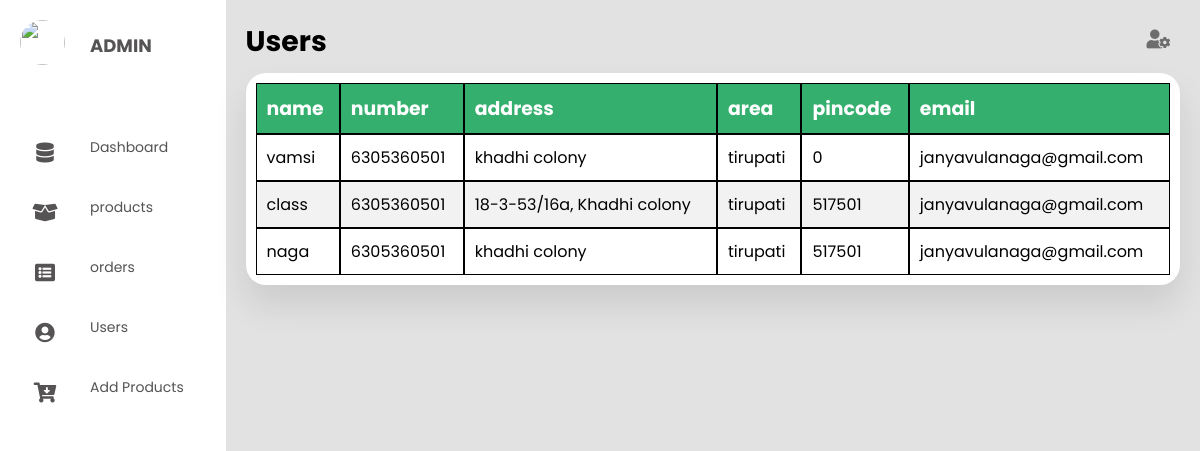
/admin/admin_orders.php, run on the app's committed database.
### tables this page shows
CREATE TABLE `details` (
  `name` varchar(30) NOT NULL,
  `address` varchar(30) NOT NULL,
  `email` varchar(30) NOT NULL,
  `area` varchar(30) NOT NULL,
  `pincode` int(6) NOT NULL,
  `number` bigint(10) NOT NULL,
  `dob` date DEFAULT NULL
);

### admin/admin_orders.php (the view, shortened to what this page needs)
<?php
$servername = "localhost";
$username = "root";
$password = "";
$dbname = "bhumi";
$conn = mysqli_connect($servername, $username, $password, $dbname);
$sql = "SELECT * FROM details";
$result = mysqli_query($conn, $sql);
echo ' <span style="font-family: verdana, geneva, sans-serif;"><!DOCTYPE html>
    <html lang="en">
    <head>
      <meta charset="UTF-8" />
      <link rel="stylesheet" href="orders_list.css">
      <title>Users</title>
      <link rel="stylesheet" href="admin.css" />
      <link rel="stylesheet" href="https://cdnjs.cloudflare.com/ajax/libs/font-awesome/5.15.4/css/all.min.css"/>
    </head>
    <body>
      <div class="container">
        <nav>
        <ul>
        <li><a href="#" class="logo">
          <img src="https://i.imgur.com/oRhEAUj.jpg">
          <span class="nav-item">Admin</span>
        </a></li>
        <li><a href="admin.php">
          <i class="fas fa-database"></i>
          <span class="nav-item">Dashboard</span>
        </a></li>
        <li><a href="admin_products.php">
          <i class="fas fa-box-open"></i>
          <span class="nav-item">products</span>
        </a></li>
        <li><a href="orders_list.php">
          <i class="fas fa-list-alt"></i>
          <span class="nav-item">orders</span>
        </a></li>
        <li><a href="admin_users.php">
          <i class="fas fa-user-circle"></i>
          <span class="nav-item">Users</span>
        </a></li>
        <li><a href="upload.php">
          <i class="fas fa-cart-arrow-down"></i>
          <span class="nav-item">Add Products</span>
        </a></li>
      </ul>
        </nav>
        <section class="main">
          <div class="main-top">
            <h1>Users</h1>
            <i class="fas fa-user-cog"></i>
          </div>
          <div class="users">';
          echo '<table border="1" cellpadding="10" cellspacing="0">';
echo '<thead>';
echo '<tr>';
echo '<th>name</th>';
echo '<th>number</th>';
echo '<th>address</th>';
echo '<th>area</th>';
echo '<th>pincode</th>';
echo '<th>email</th>';
echo '</tr>';
echo '</thead>';
echo '<tbody>';
if (mysqli_num_rows($result) >  0) {
    while($row = mysqli_fetch_assoc($result)) {
        echo '<tr>';
        echo '<td>' . $row["name"] . '</td>';
        echo '<td>' . $row["number"] . '</td>';
        echo '<td>' . $row["address"] . '</td>';
        echo '<td>' . $row["area"] . '</td>';
        echo '<td>' . $row["pincode"] . '</td>';
        echo '<td>' . $row["email"] . '</td>';
        echo '</tr>';
    }
} else {
    echo '<tr><td colspan="5">No results found.</td></tr>';
}
echo "</div>";
echo '</body>';
echo '</body>';
echo '</html>';
?>

### admin/orders_list.css (style rules this page uses)
body { font-family: Arial, sans-serif; background-color: #f0f0f0; margin: 0; padding: 0; }
.main table { width: 100%; padding: 10px; margin-top: 10px; background: #fff; border-radius: 20px; box-shadow: 0 20px 35px rgba(0, 0, 0, 0.1); }
th { background-color: #34AF6D; color: white; font-weight: bold; font-size: 0.5cm; border: 1px solid black; padding: 10px; text-align: left; }
tr:nth-child(even) { background-color: #f2f2f2; }
tr:nth-child(odd) { background-color: #ffffff; }
td { border: 1px solid black; padding: 10px; text-align: justify; }

### admin/admin.css (style rules this page uses)
* { margin: 0; padding: 0; outline: none; border: none; text-decoration: none; box-sizing: border-box; font-family: "Poppins", sans-serif; }
body { background: rgb(226, 226, 226); }
nav { position: sticky; top: 0; bottom: 0; height: 100vh; left: 0; width: 90px; background: #fff; overflow: hidden; transition: 1s; }
.logo { text-align: center; display: flex; margin: 10px 0 0 10px; padding-bottom: 3rem; }
.logo img { width: 45px; height: 45px; border-radius: 50%; }
.logo span { font-weight: bold; padding-left: 15px; font-size: 18px; text-transform: uppercase; }
a { position: relative; width: 280px; font-size: 14px; color: rgb(85, 83, 83); display: table; padding: 10px; }
nav .fas { position: relative; width: 70px; height: 40px; top: 20px; font-size: 20px; text-align: center; }
.nav-item { position: relative; top: 12px; margin-left: 10px; }
.container { display: flex; }
.main { position: relative; padding: 20px; width: 100%; }
.main-top { display: flex; width: 100%; font-size: 0.5cm; }
.main-top i { position: absolute; right: 0; margin: 10px 30px; color: rgb(110, 109, 109); cursor: pointer; }
table thead tr { color: #fff; background: #34AF6D; text-align: left; font-weight: bold; }

### data on the page
details: name "vamsi", number "6305360501", address "khadhi colony", area "tirupati", pincode "0", email "janyavulanaga@gmail.com"
details: name "class", number "6305360501", address "18-3-53/16a, Khadhi colony", area "tirupati", pincode "517501", email "janyavulanaga@gmail.com"
details: name "naga", number "6305360501", address "khadhi colony", area "tirupati", pincode "517501", email "janyavulanaga@gmail.com"
